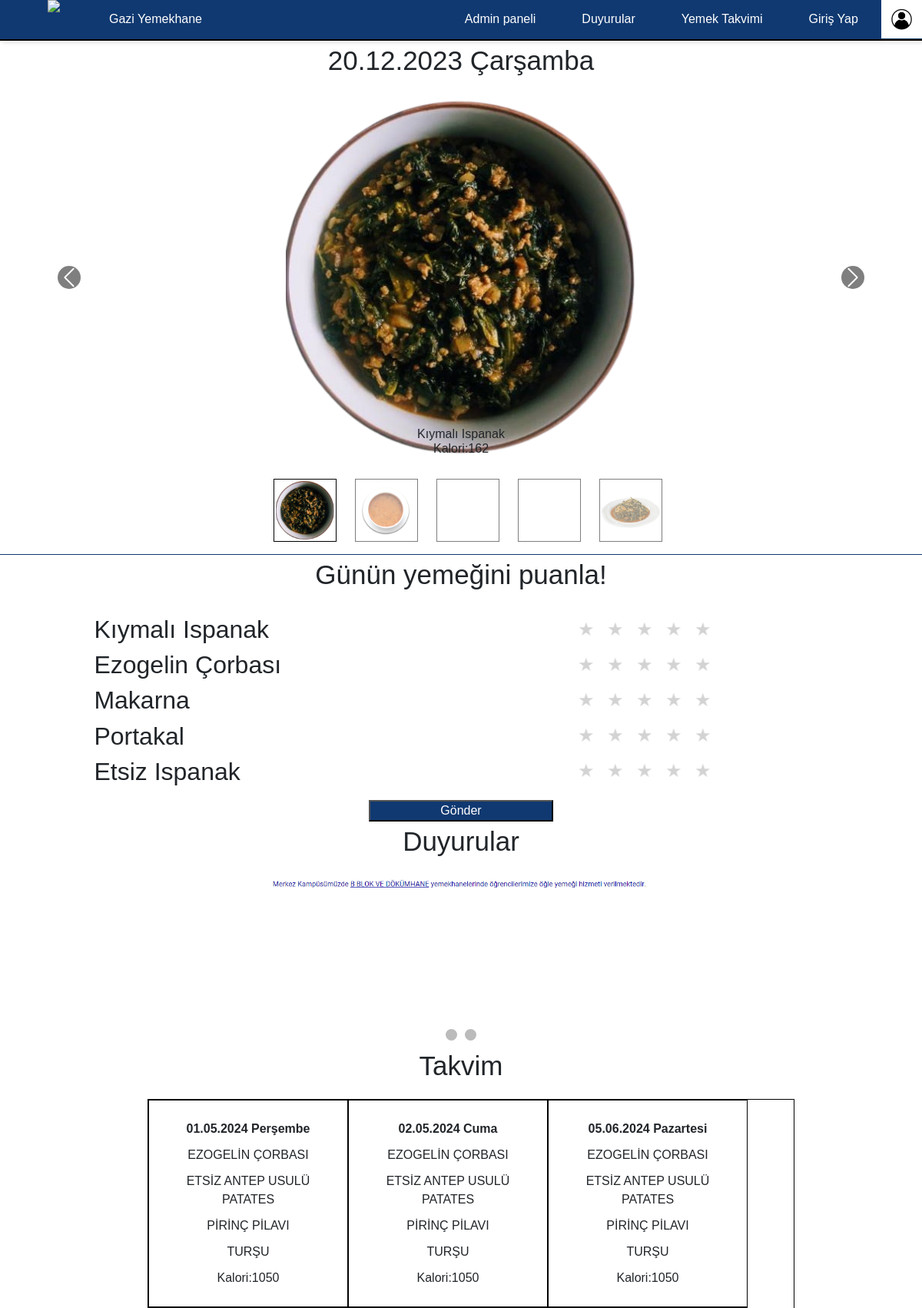
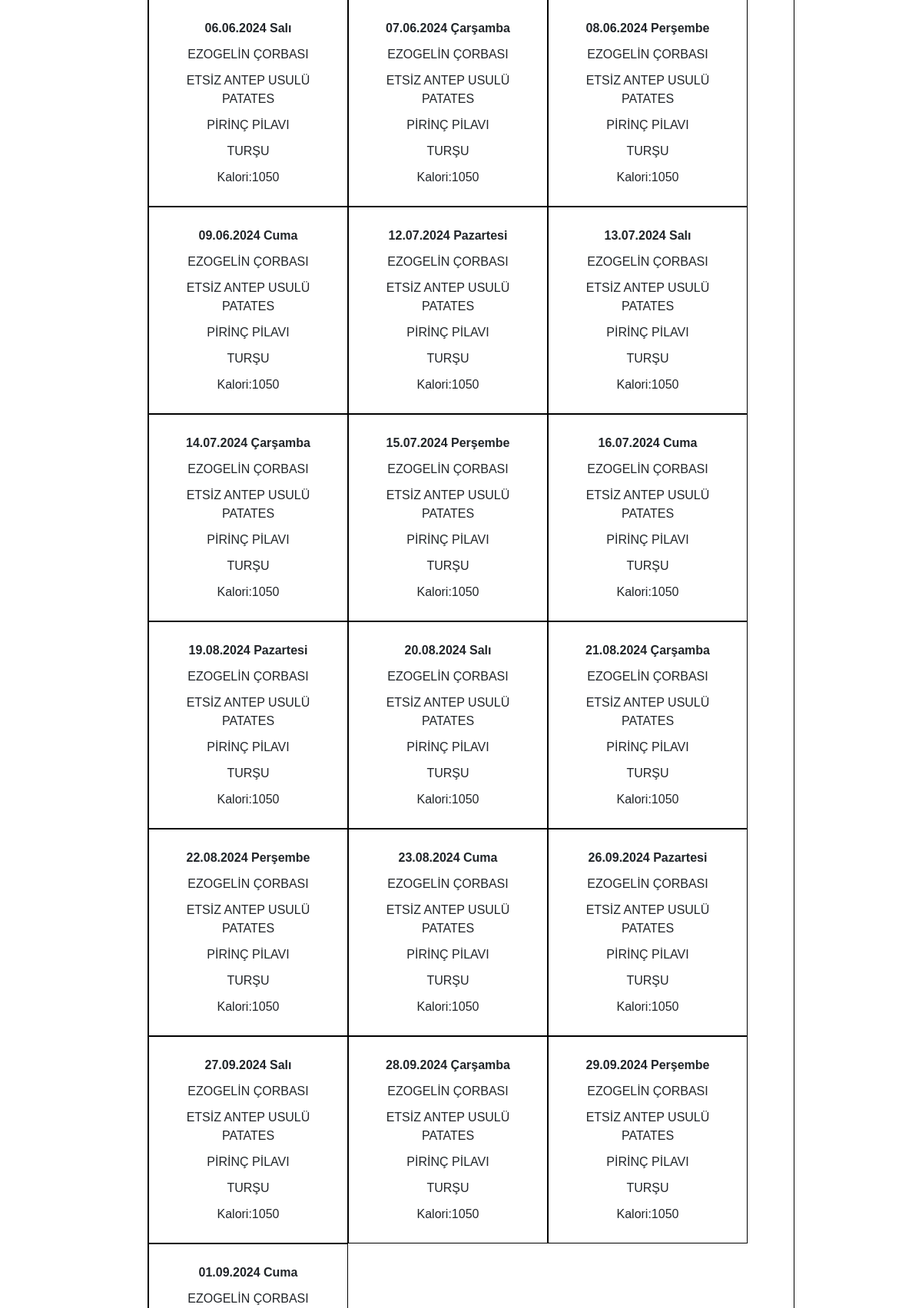
The page / (upper part) on the database its author committed (2 pictures, top to bottom).
### tables this page shows
CREATE TABLE `food` (
  `ID` int(11) NOT NULL,
  `File_name` varchar(255) NOT NULL,
  `Name` varchar(255) NOT NULL,
  `Created` datetime NOT NULL DEFAULT current_timestamp(),
  `Modified` datetime NOT NULL DEFAULT current_timestamp(),
  `Calorie` int(11) NOT NULL,
  `IsVegetarian` tinyint(1) NOT NULL DEFAULT 0,
  `Food_Type` enum('Çorba','Ana Yemek','Pilav-Ara Sıcak','Tatlı-Meyve-Salata') NOT NULL
);

CREATE TABLE `menu` (
  `ID` int(11) NOT NULL,
  `Date` date NOT NULL
);

### index.php (the view, shortened to what this page needs)
<!DOCTYPE html>
<html lang="en" dir="ltr">
<head>
  <link rel="stylesheet" href="AnaSayfaSlider.css">
  <link href="https://cdn.jsdelivr.net/npm/bootstrap@5.2.3/dist/css/bootstrap.min.css" rel="stylesheet">
  <link rel="stylesheet" href="https://cdn.jsdelivr.net/npm/bootstrap@5.3.2/dist/css/bootstrap.min.css">
  <link rel="stylesheet" href="https://cdnjs.cloudflare.com/ajax/libs/font-awesome/6.3.0/css/all.min.css">
</head>
<body>
  <?php include 'header.php' ?>
  <div class="textg">
    <p>20.12.2023 Çarşamba</p>
  </div>
  <div id="myCarousel" style="padding-bottom:10%; justify-content:center; align-items:center;" class="carousel slide" data-bs-ride="carousel" carousel-fade>
    <ul class="carousel-indicators">
      <?php
      require 'dbConfig.php';
      $today = date("Y-m-d");
      $query = $db->query("SELECT food.Name, food.Calorie, Food.File_name, menu.Date,food.Food_Type
                          from food_has_menu
                          inner join food on food_has_menu.Food_ID = food.ID
                          inner join menu on food_has_menu.Menu_ID = menu.ID
                          Where menu.date = '$today'");
      if ($query->num_rows > 0) {
        $slide = 0;
        $active = "active";
        $slideID = 0;
        while ($row = $query->fetch_assoc()) {
          $imageURL = 'images/' . $row["Food_Type"] . '/' . $row["File_name"];
      ?>
          <li id="<?php echo $slideID ?>" style="border: 1px solid black; margin-left: 2.5%; background-image: url('<?php echo $imageURL ?>');height:10vh; width: 10vh; background-position: center;background-size: contain;background-repeat: no-repeat;" data-bs-target="#myCarousel" data-bs-slide-to="<?php echo $slide ?>" class="<?php echo $active ?>">
          </li>
      <?php
          $slide++;
          $active = "";
          $slideID++;
        }
      }
      ?>
    </ul>
    <div class="carousel-inner">
      <?php
      require 'dbConfig.php';
      $today = date("Y-m-d");
      $query = $db->query("SELECT food.Name, food.Calorie, Food.File_name, menu.Date,food.Food_Type
                        from food_has_menu
                        inner join food on food_has_menu.Food_ID = food.ID
                        inner join menu on food_has_menu.Menu_ID = menu.ID
                        Where menu.date = '$today'");
      if ($query->num_rows > 0) {
        $activeSlide = "active";
        while ($row = $query->fetch_assoc()) {
          $imageURL = 'images/' . $row["Food_Type"] . '/' . $row["File_name"];
          $name = $row["Name"];
          $calori = $row["Calorie"];
      ?>
          <div class="carousel-item <?php echo $activeSlide ?>">
            <div class="overlay-image" style="background-image:url('<?php echo $imageURL ?>');">
              <div class="content">
                <h6><br><?php echo $name ?><br>Kalori:<?php echo $calori ?></h6>
              </div>
            </div>
          </div>
        <?php
          $activeSlide = "";
        }
        ?>
        <a href="#myCarousel" class="carousel-control-prev" role="button" data-bs-slide="prev">
          <span class="carousel-control-prev-icon" style="background-color: rgba(0,0,0,1); border-radius:30px; height:30px; width: 30px;" aria-hidden="true"></span>
        </a>
        <a href="#myCarousel" class="carousel-control-next" role="button" data-bs-slide="next">
          <span class="carousel-control-next-icon" style="background-color: rgba(0,0,0,1); border-radius:30px; height:30px; width: 30px;" aria-hidden="true"></span>
        </a>
    </div>
  <?php
      }
  ?>
  </div>
  <?php include 'ratingImages.php' ?>
  <div class="textg">
    <p>Duyurular</p>
  </div>
  <div id="duyuru-slider">
    <div class="duyuru">
      <img src="images/duyuru1.png" alt="Duyuru 1" />
    </div>
  </div>
  <div id="dots-container">
  </div>
  <?php include 'takvim.php' ?>
  <?php include "footer.php" ?>
</body>
</html>

### header.php (shortened to what this page needs)
<!DOCTYPE html>
<html lang="tr">
<head>
  <link rel="stylesheet" href="header.css">
</head>
<body>
    <div class="header">
      <nav>
        <ul>
          <li style="display: flex;">
          <img src="images/logo.png" style="width: 50px;margin-left:30px"> <a href="index.php">Gazi Yemekhane</a>
          </li>
          <li id="admin" class="hideOnMobile">
            <a href="adminPaneli.php">Admin paneli</a>
          </li>
          <li id="admin" class="hideOnMobile"><a href="#duyuru-slider">Duyurular</a></li>
          <li class="hideOnMobile"><a href="#takvim">Yemek Takvimi</a></li>
          <li id="admin" class="hideOnMobile"><a href="login.php">Giriş Yap</a></li>
          <li class="hideOnMobile"> <img src="images/profile.png" class="user-pic" height="50px" onclick="toggleMenu()" /></li>
        </ul>
      </nav>
    <div class="sub-menu-wrap" id="subMenu">
    </div>
</body>
</html>

### ratingImages.php (shortened to what this page needs)
<!DOCTYPE html>
<html lang="en">
<head>
    <link rel="stylesheet" href="rating.css">
</head>
<body>
<div id="Yemekpuan" class="rating-wrapper">
    <form action="rating.php" method="post">
      <div class="textg">
        <p class="gunun-yemegi">Günün yemeğini puanla!</p>
      </div>
      <div class="float-container">
        <div style="width:40%">
          <?php
          require 'dbConfig.php';
          $today = date("Y-m-d");
          $query = $db->query("SELECT food.Name, food.Calorie, Food.File_name, menu.Date,food.Food_Type
                        from food_has_menu
                        inner join food on food_has_menu.Food_ID = food.ID
                        inner join menu on food_has_menu.Menu_ID = menu.ID
                        Where menu.date = '$today'");
          if ($query->num_rows > 0) {
            while ($row = $query->fetch_assoc()) {
              $name = $row["Name"];
          ?>
            <div class="resim-yazi">
              <h2><?php echo $name ?></h2>
            </div>
            <?php
            }
            ?>
          <?php
          }
          ?>
        </div>
        <div style="width:40%">
          <?php
          require 'dbConfig.php';
          $today = date("Y-m-d");
          $query = $db->query("SELECT food.Name, food.Calorie, Food.File_name, menu.Date,food.Food_Type
                        from food_has_menu
                        inner join food on food_has_menu.Food_ID = food.ID
                        inner join menu on food_has_menu.Menu_ID = menu.ID
                        Where menu.date = '$today'");
          if ($query->num_rows > 0) {
            $id = 1;
            while ($row = $query->fetch_assoc()) {
          ?>
              <div class="rating-container">
                <div class="rating-stars">
                  <div class="rating" id="rating<?php echo $id ?>">
                    <label for="star1_<?php echo $id ?>"></label>
                    <label for="star2_<?php echo $id ?>"></label>
                    <label for="star3_<?php echo $id ?>"></label>
                    <label for="star4_<?php echo $id ?>"></label>
                    <label for="star5_<?php echo $id ?>"></label>
                  </div>
                </div>
              </div>
            <?php
              $id++;
            }
            ?>
          <?php
          }
          ?>
        </div>
      </div>
      <input class="rating-submit" type="submit" value="Gönder">
    </form>
  </div>
</body>
</html>

### takvim.php (shortened to what this page needs)
<!DOCTYPE html>
<html lang="tr">
<head>
  <link rel="stylesheet" href="takvim1.css">
</head>
<body>
<div class="textg">
    <p>Takvim</p>
  </div>
  <div class="takvim" id="takvim">
    <?php
    require "dbConfig.php";
    $today = date("Y-m-d");
    $month = date('Y-m', strtotime($today));
    $counter = 0;
    $days = array('Pazartesi','Salı','Çarşamba','Perşembe','Cuma');
    $row = array();
    for ($i = 1; $i <= 31; $i++) {
      $day = $month . "-" . $i;
      $dayofweek = date('w', strtotime($day));
      $query = $db->query("SELECT food.Name, food.Calorie, menu.Date
                          from food_has_menu
                          inner join food on food_has_menu.Food_ID = food.ID
                          inner join menu on food_has_menu.Menu_ID = menu.ID
                          Where menu.date = '$day'");
      if ($query->num_rows > 0) {
        $row[$counter] = $query->fetch_assoc();
        $counter++;
      }
      else if($query->num_rows <= 0 && $dayofweek <= 5 && $dayofweek!=0)
      {
        $row[$counter]["Date"] = $day;
        $counter++;
      }
    }
    ?>
    <?php
      $newCounter = 0;
      while ($newCounter < $counter) {
        $date = $row[$newCounter]["Date"];
        $formattedDate = date("d.W.Y", strtotime($date));
        $dayofweek = date('w', strtotime($date));
        ?>
    <div class="box-takvim">
        <table>
          <thead>
            <tr>
              <th>
                <?php echo $formattedDate ." ". $days[$dayofweek - 1]?>
              </th>
            </tr>
          </thead>
          <tbody>
            <tr>
              <td>EZOGELİN ÇORBASI</td>
            </tr>
            <tr>
              <td>ETSİZ ANTEP USULÜ PATATES</td>
            </tr>
            <tr>
              <td>PİRİNÇ PİLAVI</td>
            </tr>
            <tr>
              <td>TURŞU</td>
            </tr>
            <tr>
              <td>Kalori:1050</td>
            </tr>
          </tbody>
        </table>
    </div>
    <?php
        $newCounter++;
      }
      ?>
  </div>
</body>
</html>

### footer.php (shortened to what this page needs)
<!DOCTYPE html>
<html lang="tr">
<head>
  <link rel="stylesheet" href="footer.css">
</head>
<body>
</body>
</html>

### AnaSayfaSlider.css (style rules this page uses)
* { margin: 0; padding: 0; box-sizing: border-box; font-family: "Poppins", sans-serif; }
body { display: flex; justify-content: center; min-height: 100vh; background: whitesmoke; background-size: cover; background-repeat: no-repeat; background-position: center; font-family: "Segoe UI", "Segoe UI", Tahoma, Geneva, Verdana, sans-serif; }
nav { height: 52.5px; }
.sub-menu-wrap { top: 51px; }
.carousel-item { height: 30rem; background-position: center; background-size: contain; background-repeat: no-repeat; background: #fff; }
.overlay-image { position: absolute; width: 100%; display: flex; background-size: contain; background-position: center; background-repeat: no-repeat; bottom: 0; left: 0; right: 0; top: 0; }
.content { width: 100%; bottom: 0; position: absolute; background: transparent; }
.content h6 { position: relative; background: transparent; transform: translateX(-50%); text-align: center; left: 50%; }
#duyuru-slider { position: relative; width: 500px; height: 200px; margin: 0 auto; overflow: hidden; }
.duyuru { text-align: center; width: 100%; height: 100%; display: block; }
.duyuru img { position: relative; width: 500px; object-fit: cover; }
#dots-container { text-align: center; }
.textg { text-align: center; font-size: 35px; }

### header.css (style rules this page uses)
nav { background-color: rgba(16, 57, 113, 255); box-shadow: 3px 3px 5px rgba(0, 0, 0, 0.1); border-bottom: 2px solid black; }
nav ul { width: 100%; list-style: none; display: flex; justify-content: flex-end; align-items: center; }
nav li { height: 50px; }
nav a { height: 100%; padding: 0 30px; text-decoration: none; display: flex; align-items: center; color: white; }
nav li:first-child { margin-right: auto; }
.header { width: 100%; }
.sub-menu-wrap { margin-top: 0px; position: absolute; right: 0; width: 250px; max-height: 0px; overflow: hidden; transition: max-height 0.5s; border: 0.5px black solid; background-color: beige; font-size: 17px; z-index: 1; cursor: pointer; }

### rating.css (style rules this page uses)
.gunun-yemegi { border-top: 1px solid rgba(16, 57, 113, 255); }
.rating-wrapper { margin-top: 1px solid rgba(16, 57, 113, 255); }
.rating-stars { margin-bottom: 2vh; }
.rating { display: flex; text-align: center; justify-content: center; align-items: center; transform: rotateY(180deg); }
.rating label { cursor: pointer; width: 30px; height: 30px; margin: 0 4px; }
.rating label:before { content: "\2605"; font-size: 3vh; color: lightgray; }
.rating-submit { width: 20%; background-color: rgba(16, 57, 113, 255); color: white; margin-left: 40%; }
.float-container { border: 3px solid #fff; font-size: 20px; display: flex; align-items: center; justify-content: center; height: 250px; width: 100%; }

### takvim1.css (style rules this page uses)
table { width: 200px; border-collapse: collapse; margin: 20px auto; }
.textg { text-align: center; font-size: 35px; }
th, td { padding: 5px; text-align: center; }
.takvim { display: flex; flex-wrap: wrap; border: 1px solid black !important; width: 70.2%; margin-left: 16%; }
.box-takvim { width: 260px; border: 0.5px solid black !important; }

### rows shown on the page
food: Food_Type+File_name (picture), Name "Kıymalı Ispanak", Calorie "162", menu.Date "02.05.2024", menu.Date "Cuma"
food: Food_Type+File_name (picture), Name "Ezogelin Çorbası"
food: Name "Makarna"
food: Name "Portakal"
food: Food_Type+File_name (picture), Name "Etsiz Ispanak"
food: menu.Date "01.05.2024", menu.Date "Perşembe"

### other values the page prints
$formattedDate "05.06.2024"
$days[$dayofweek - 1] "Pazartesi"
$formattedDate "06.06.2024"
$days[$dayofweek - 1] "Salı"
$formattedDate "07.06.2024"
$days[$dayofweek - 1] "Çarşamba"
$formattedDate "08.06.2024"
$days[$dayofweek - 1] "Perşembe"
$formattedDate "09.06.2024"
$days[$dayofweek - 1] "Cuma"
$formattedDate "12.07.2024"
$formattedDate "13.07.2024"
$formattedDate "14.07.2024"
$formattedDate "15.07.2024"
$formattedDate "16.07.2024"
